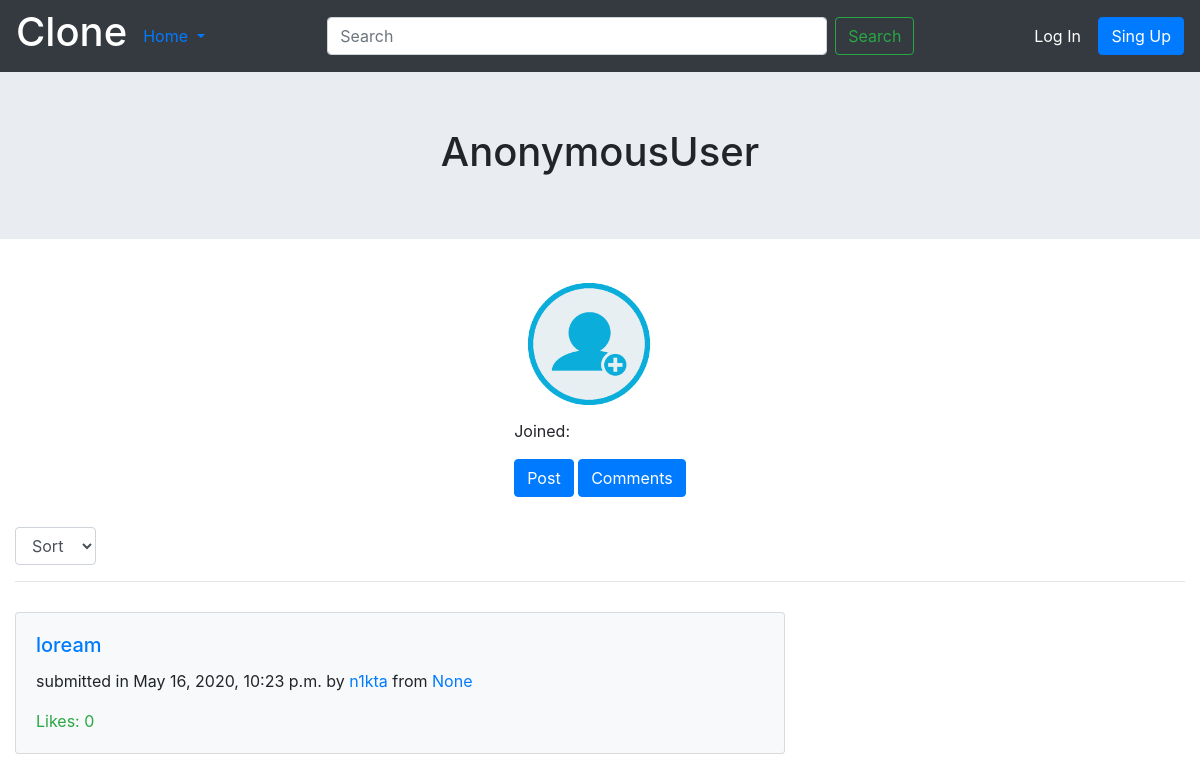
/n1kta/post, run on an earlier commit of the app's database.
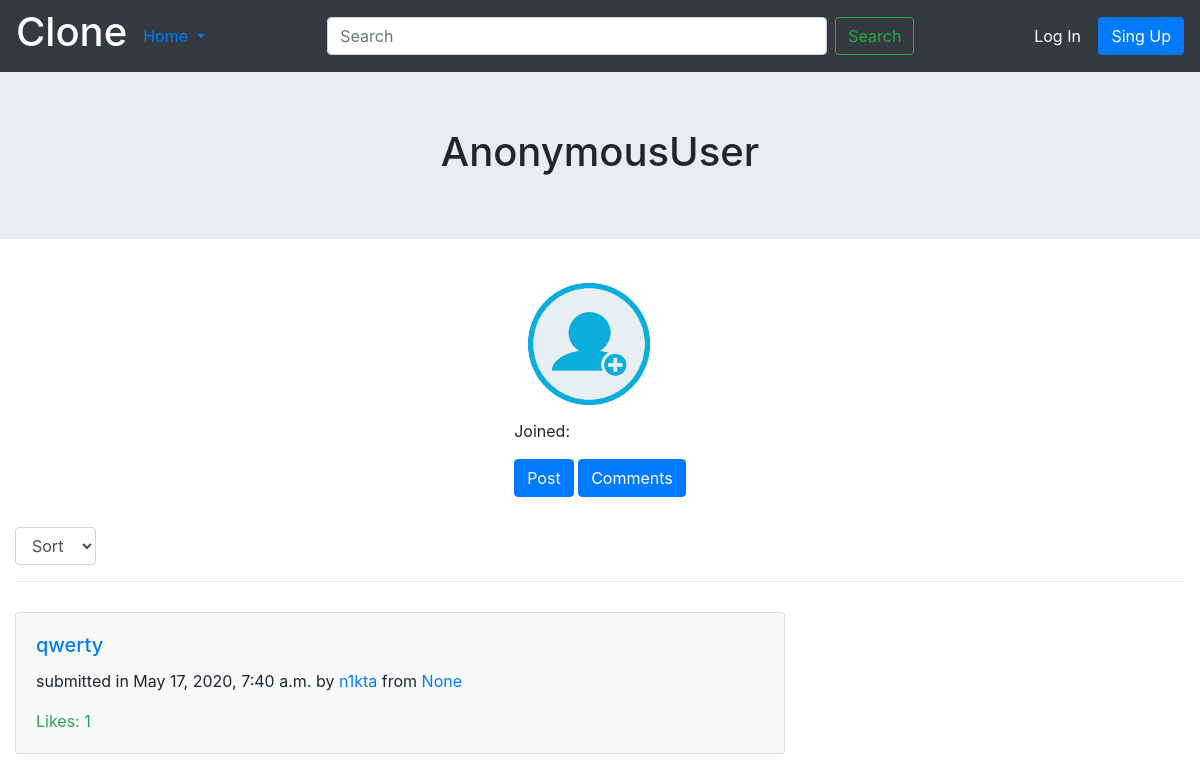
And on a later commit of the database.
### reddit/models.py (models this page shows, shortened)
class ArticlesModel(models.Model):
    title = models.CharField(max_length=255)
    description = models.TextField(blank=False)
    created = models.DateTimeField(auto_now_add=True)
    user = models.ForeignKey(User,on_delete=models.CASCADE)
    group = models.ForeignKey(LinkModel, null=True, blank=True, on_delete=models.CASCADE)
    likes = models.ManyToManyField(User, blank=True, related_name='likes')

### reddit/views.py (the view)
# urls.py: path('<str:profile_name>/post', profile_post, name='profile_post'),
def profile_post(request, profile_name):
    articles = ArticlesModel.objects.filter(user=User.objects.get(username=profile_name))
    return render(request, 'profile_post.html', {'articles': articles})

### templates/profile_post.html (shortened to what this page needs)
{% extends 'profile.html' %}
{% load static %}
{% block content %}
    <section style="background: rgb(233, 236, 240);">
        <div class="container">
            <div class="d-flex justify-content-center">
                <h1 style="padding: 5%;">{{ user }}</h1>
            </div>
        </div>
    </section>
    <section style="margin-top: 2.5%;">
        <div class="container">
            <div class="row">
                <div class="col-md-12">
                    <div class="d-flex justify-content-center">
                        <div class="">
                            <img src="{% static 'img/signup.png' %}" width="150px">
                            <p>Joined: {{ user.date_joined|date:'d-m-Y' }}</p>
                            <a class="btn btn-primary" href="{% url 'profile_post' user %}">Post</a>
                            <a class="btn btn-primary" href="{% url 'profile_comments' user %}">Comments</a>
                        </div>
                    </div>
                </div>
            </div>
        </div>
    </section>
    <section style="margin-top: 2.5%;">
        <div class="container-fluid">
            <div class="row">
                <div class="col-9">
                    <div class="d-flex justify-content-start">
                        <form method="POST">
                            <select class="form-control" id="exampleFormControlSelect1" name="articles_sort" onChange="form.submit();">
                                <option value="sort" hidden selected>Sort</option>
                            </select>
                        </form>
                    </div>
                </div>
            </div>
            <hr>
        </div>
    </section>
    <section style="margin-top: 2.5%;">
        <div class="container-fluid">
            <div class="row">
                <div class="col-8">
                    {% for article in articles %}
                        <div class="card bg-light">
                            <div class="card-body">
                            <h5 class="card-title"><a href="{% url 'article_view' article.id %}">{{ article.title }}</a></h5>
                            <p class="card-text">submitted in {{ article.created }} by <a href="{% url 'profile_view' article.user %}">{{ article.user }}</a> from <a href="{% url 'links' article.group %}">{{ article.group }}</a></p>
                            <p class="card-text text-success">Likes: {{ article.likes.count }}</p>
                            </div>
                        </div>
                        <br>
                    {% endfor %}
                </div>
            </div>
        </div>
    </section>
{% endblock content %}

### templates/profile.html (shortened to what this page needs)
{% extends 'base.html' %}
{% load static %}

### templates/base.html (shortened to what this page needs)
{% load static %}
<!DOCTYPE html>
<html lang="en">
<head>
    <link rel="stylesheet" href="https://stackpath.bootstrapcdn.com/bootstrap/4.5.0/css/bootstrap.min.css">
</head>
<body>
    <nav class="navbar navbar-dark bg-dark justify-content-between">
        <div class="d-flex">
            <a style="color: white; text-decoration: none;" href="{% url 'home' %}"><h1>Clone</h1></a>
            <li style="list-style: none; margin: auto;" class="nav-item dropdown">
                <a class="nav-link dropdown-toggle" href="{% url 'home' %}" id="navbarDropdown" role="button" data-toggle="dropdown" aria-haspopup="true" aria-expanded="false">
                    Home
                </a>
            </li>
        </div>
        <form action="{% url 'search' %}" method="POST" class="form-inline my-2 my-lg-0">
            <input style="width: 500px;" class="form-control mr-sm-2" type="search" placeholder="Search" aria-label="Search" name="search_article">
            <button class="btn btn-outline-success my-2 my-sm-0" type="submit">Search</button>
        </form>
        <div class="">
            {% if user.is_authenticated %}
                <button type="button" class="btn btn-primary"><a style="color: white;" href="{% url 'profile_view' user.username %}">{{ user.username }}</a></button>
                <button type="button" class="btn btn-danger"><a style="color: white;" href="{% url 'logooutuser' %}">Log Out</a></button>
            {% else %}
                <button type="button" class="btn btn-dark"><a style="color: white;" href="{% url 'loginuser' %}">Log In</a></button>
                <button type="button" class="btn btn-primary"><a style="color: white;" href="{% url 'signupuser' %}">Sing Up</a></button>
            {% endif %}
        </div>
    </nav>
    {% block content %}
    {% endblock content %}
</body>
</html>

What changed in the data, as far as the page shows it:
removed ArticlesModel: title "loream", created "May 16, 2020, 10:23 p.m.", user "n1kta", group "None", likes.count "0"
added ArticlesModel: title "qwerty", created "May 17, 2020, 7:40 a.m.", user "n1kta", group "None", likes.count "1"
